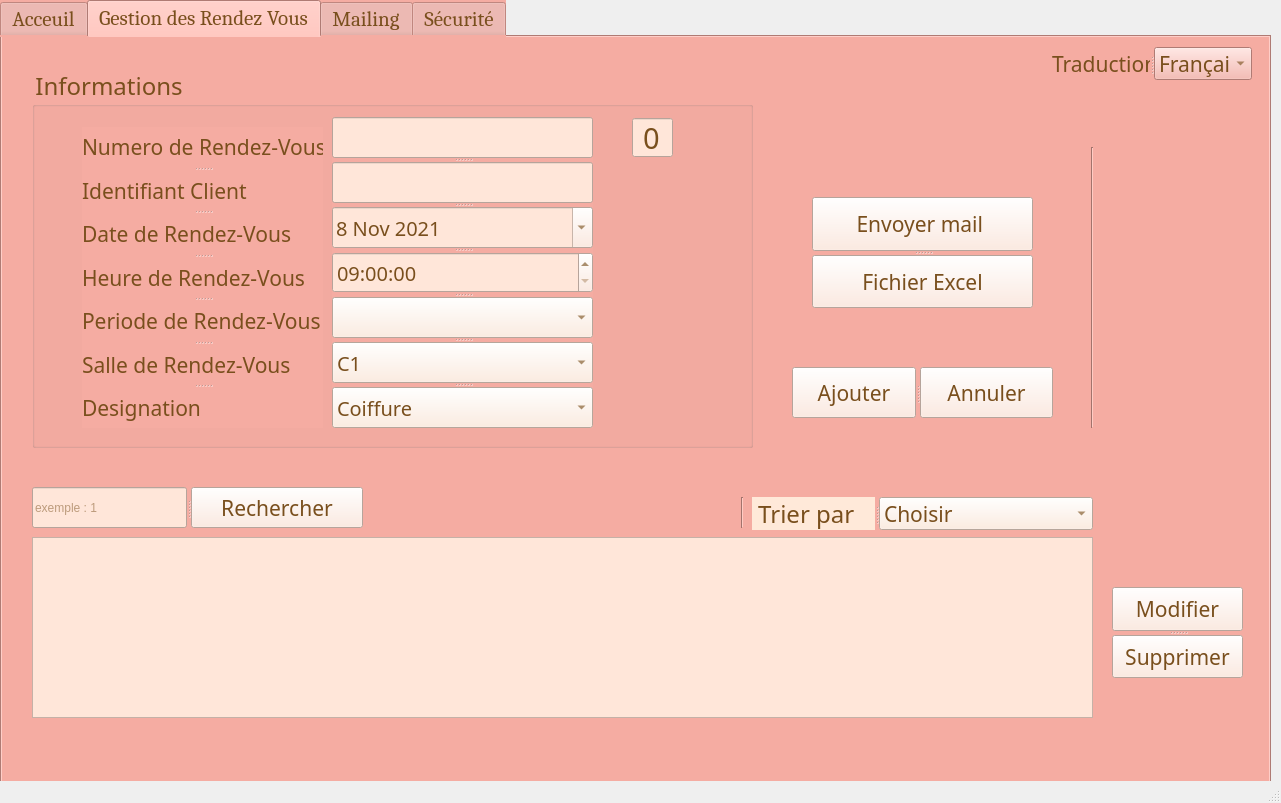
<?xml version="1.0" encoding="UTF-8"?>
<ui version="4.0">
 <class>MainWindow</class>
 <widget class="QMainWindow" name="MainWindow">
  <property name="geometry">
   <rect>
    <x>0</x>
    <y>0</y>
    <width>1281</width>
    <height>803</height>
   </rect>
  </property>
  <property name="windowTitle">
   <string>MainWindow</string>
  </property>
  <widget class="QWidget" name="centralwidget">
   <widget class="QTabWidget" name="tabWidget">
    <property name="geometry">
     <rect>
      <x>0</x>
      <y>0</y>
      <width>1271</width>
      <height>851</height>
     </rect>
    </property>
    <property name="font">
     <font>
      <family>Cambria</family>
      <pointsize>16</pointsize>
     </font>
    </property>
    <property name="styleSheet">
     <string notr="true">color: rgb(121, 79, 29);
background-color: rgb(245, 172, 162);</string>
    </property>
    <property name="currentIndex">
     <number>1</number>
    </property>
    <widget class="QWidget" name="Acceuil">
     <attribute name="title">
      <string>Acceuil</string>
     </attribute>
     <widget class="QLabel" name="Connexion">
      <property name="geometry">
       <rect>
        <x>800</x>
        <y>180</y>
        <width>231</width>
        <height>51</height>
       </rect>
      </property>
      <property name="font">
       <font>
        <family>Gabriola</family>
        <pointsize>26</pointsize>
       </font>
      </property>
      <property name="styleSheet">
       <string notr="true">color: rgb(121, 79, 29);</string>
      </property>
      <property name="text">
       <string>CONNEXION</string>
      </property>
     </widget>
     <widget class="QLabel" name="Identifiant">
      <property name="geometry">
       <rect>
        <x>610</x>
        <y>310</y>
        <width>161</width>
        <height>51</height>
       </rect>
      </property>
      <property name="font">
       <font>
        <family>Gabriola</family>
        <pointsize>20</pointsize>
       </font>
      </property>
      <property name="styleSheet">
       <string notr="true">color: rgb(121, 79, 29);</string>
      </property>
      <property name="text">
       <string>Identifiant</string>
      </property>
     </widget>
     <widget class="QLabel" name="Mdp">
      <property name="geometry">
       <rect>
        <x>610</x>
        <y>370</y>
        <width>161</width>
        <height>61</height>
       </rect>
      </property>
      <property name="font">
       <font>
        <family>Gabriola</family>
        <pointsize>20</pointsize>
       </font>
      </property>
      <property name="styleSheet">
       <string notr="true">
color: rgb(121, 79, 29);</string>
      </property>
      <property name="text">
       <string>Mot de passe</string>
      </property>
     </widget>
     <widget class="QLineEdit" name="MdpLine">
      <property name="geometry">
       <rect>
        <x>780</x>
        <y>380</y>
        <width>231</width>
        <height>31</height>
       </rect>
      </property>
      <property name="font">
       <font>
        <family>Cambria</family>
        <pointsize>6</pointsize>
       </font>
      </property>
      <property name="styleSheet">
       <string notr="true">background-color: rgb(255, 233, 217);</string>
      </property>
      <property name="echoMode">
       <enum>QLineEdit::Password</enum>
      </property>
     </widget>
     <widget class="QLabel" name="MdpO">
      <property name="geometry">
       <rect>
        <x>850</x>
        <y>420</y>
        <width>211</width>
        <height>41</height>
       </rect>
      </property>
      <property name="font">
       <font>
        <family>Gabriola</family>
        <pointsize>14</pointsize>
        <underline>true</underline>
       </font>
      </property>
      <property name="styleSheet">
       <string notr="true">color: rgb(0, 0, 255);</string>
      </property>
      <property name="text">
       <string>Mot de passe oublié ?</string>
      </property>
     </widget>
     <widget class="QLabel" name="Sinscrire">
      <property name="geometry">
       <rect>
        <x>920</x>
        <y>450</y>
        <width>111</width>
        <height>31</height>
       </rect>
      </property>
      <property name="font">
       <font>
        <family>Gabriola</family>
        <pointsize>14</pointsize>
        <underline>true</underline>
       </font>
      </property>
      <property name="styleSheet">
       <string notr="true">color: rgb(0, 0, 255);</string>
      </property>
      <property name="text">
       <string>S'inscrire ?</string>
      </property>
     </widget>
     <widget class="QPushButton" name="Connecter">
      <property name="geometry">
       <rect>
        <x>1060</x>
        <y>340</y>
        <width>151</width>
        <height>41</height>
       </rect>
      </property>
      <property name="font">
       <font>
        <family>Gabriola</family>
        <pointsize>16</pointsize>
       </font>
      </property>
      <property name="styleSheet">
       <string notr="true">background-color: rgb(255, 230, 217);
color: rgb(121, 79, 29);</string>
      </property>
      <property name="text">
       <string>Se connecter</string>
      </property>
      <property name="icon">
       <iconset>
        <normaloff>entrer.png</normaloff>entrer.png</iconset>
      </property>
     </widget>
     <widget class="Line" name="line">
      <property name="geometry">
       <rect>
        <x>520</x>
        <y>170</y>
        <width>20</width>
        <height>351</height>
       </rect>
      </property>
      <property name="orientation">
       <enum>Qt::Vertical</enum>
      </property>
     </widget>
     <widget class="QLineEdit" name="IdentifiantLine">
      <property name="geometry">
       <rect>
        <x>780</x>
        <y>320</y>
        <width>231</width>
        <height>31</height>
       </rect>
      </property>
      <property name="font">
       <font>
        <family>Cambria</family>
        <pointsize>10</pointsize>
       </font>
      </property>
      <property name="styleSheet">
       <string notr="true">background-color: rgb(255, 233, 217);</string>
      </property>
     </widget>
     <widget class="QLabel" name="logog">
      <property name="geometry">
       <rect>
        <x>-90</x>
        <y>140</y>
        <width>531</width>
        <height>401</height>
       </rect>
      </property>
      <property name="text">
       <string/>
      </property>
      <property name="textFormat">
       <enum>Qt::PlainText</enum>
      </property>
      <property name="pixmap">
       <pixmap>F:/logog.png</pixmap>
      </property>
     </widget>
    </widget>
    <widget class="QWidget" name="Gestion_des_Rendez_Vous">
     <attribute name="title">
      <string>Gestion des Rendez Vous</string>
     </attribute>
     <widget class="Line" name="line_2">
      <property name="geometry">
       <rect>
        <x>1080</x>
        <y>110</y>
        <width>20</width>
        <height>281</height>
       </rect>
      </property>
      <property name="orientation">
       <enum>Qt::Vertical</enum>
      </property>
     </widget>
     <widget class="Line" name="line_3">
      <property name="geometry">
       <rect>
        <x>730</x>
        <y>460</y>
        <width>20</width>
        <height>31</height>
       </rect>
      </property>
      <property name="orientation">
       <enum>Qt::Vertical</enum>
      </property>
     </widget>
     <widget class="QTableView" name="TableView">
      <property name="geometry">
       <rect>
        <x>30</x>
        <y>500</y>
        <width>1061</width>
        <height>181</height>
       </rect>
      </property>
      <property name="font">
       <font>
        <family>Cambria</family>
        <pointsize>10</pointsize>
       </font>
      </property>
      <property name="styleSheet">
       <string notr="true">background-color: rgb(255, 230, 217);
color: rgb(121, 79, 29);</string>
      </property>
      <property name="showGrid">
       <bool>true</bool>
      </property>
      <property name="gridStyle">
       <enum>Qt::SolidLine</enum>
      </property>
      <property name="sortingEnabled">
       <bool>false</bool>
      </property>
      <attribute name="horizontalHeaderVisible">
       <bool>false</bool>
      </attribute>
      <attribute name="horizontalHeaderCascadingSectionResizes">
       <bool>false</bool>
      </attribute>
      <attribute name="horizontalHeaderMinimumSectionSize">
       <number>140</number>
      </attribute>
      <attribute name="horizontalHeaderDefaultSectionSize">
       <number>140</number>
      </attribute>
      <attribute name="horizontalHeaderHighlightSections">
       <bool>true</bool>
      </attribute>
      <attribute name="horizontalHeaderShowSortIndicator" stdset="0">
       <bool>false</bool>
      </attribute>
      <attribute name="horizontalHeaderStretchLastSection">
       <bool>false</bool>
      </attribute>
      <attribute name="verticalHeaderVisible">
       <bool>false</bool>
      </attribute>
      <attribute name="verticalHeaderCascadingSectionResizes">
       <bool>false</bool>
      </attribute>
      <attribute name="verticalHeaderMinimumSectionSize">
       <number>30</number>
      </attribute>
      <attribute name="verticalHeaderHighlightSections">
       <bool>true</bool>
      </attribute>
      <attribute name="verticalHeaderShowSortIndicator" stdset="0">
       <bool>false</bool>
      </attribute>
      <attribute name="verticalHeaderStretchLastSection">
       <bool>false</bool>
      </attribute>
     </widget>
     <widget class="QGroupBox" name="groupBox">
      <property name="geometry">
       <rect>
        <x>30</x>
        <y>30</y>
        <width>721</width>
        <height>381</height>
       </rect>
      </property>
      <property name="font">
       <font>
        <family>Gabriola</family>
        <pointsize>18</pointsize>
       </font>
      </property>
      <property name="title">
       <string>Informations</string>
      </property>
      <property name="alignment">
       <set>Qt::AlignLeading|Qt::AlignLeft|Qt::AlignVCenter</set>
      </property>
      <widget class="QSplitter" name="splitter">
       <property name="geometry">
        <rect>
         <x>300</x>
         <y>50</y>
         <width>261</width>
         <height>311</height>
        </rect>
       </property>
       <property name="orientation">
        <enum>Qt::Vertical</enum>
       </property>
       <widget class="QLineEdit" name="NumLine">
        <property name="font">
         <font>
          <family>Gabriola</family>
          <pointsize>15</pointsize>
         </font>
        </property>
        <property name="styleSheet">
         <string notr="true">background-color: rgb(255, 230, 217);</string>
        </property>
       </widget>
       <widget class="QLineEdit" name="IdLine">
        <property name="font">
         <font>
          <family>Gabriola</family>
          <pointsize>15</pointsize>
         </font>
        </property>
        <property name="styleSheet">
         <string notr="true">background-color: rgb(255, 230, 217);</string>
        </property>
       </widget>
       <widget class="QDateEdit" name="dateEdit">
        <property name="font">
         <font>
          <family>Gabriola</family>
          <pointsize>15</pointsize>
         </font>
        </property>
        <property name="styleSheet">
         <string notr="true">background-color: rgb(255, 230, 217);color: rgb(121, 79, 29);</string>
        </property>
        <property name="dateTime">
         <datetime>
          <hour>0</hour>
          <minute>0</minute>
          <second>0</second>
          <year>2021</year>
          <month>11</month>
          <day>8</day>
         </datetime>
        </property>
        <property name="maximumDateTime">
         <datetime>
          <hour>23</hour>
          <minute>59</minute>
          <second>59</second>
          <year>2099</year>
          <month>12</month>
          <day>31</day>
         </datetime>
        </property>
        <property name="minimumDateTime">
         <datetime>
          <hour>0</hour>
          <minute>0</minute>
          <second>0</second>
          <year>2021</year>
          <month>11</month>
          <day>1</day>
         </datetime>
        </property>
        <property name="minimumDate">
         <date>
          <year>2021</year>
          <month>11</month>
          <day>1</day>
         </date>
        </property>
        <property name="calendarPopup">
         <bool>true</bool>
        </property>
       </widget>
       <widget class="QTimeEdit" name="timeEdit">
        <property name="font">
         <font>
          <family>Gabriola</family>
          <pointsize>15</pointsize>
         </font>
        </property>
        <property name="styleSheet">
         <string notr="true">background-color: rgb(255, 230, 217);color: rgb(121, 79, 29);</string>
        </property>
        <property name="dateTime">
         <datetime>
          <hour>9</hour>
          <minute>0</minute>
          <second>0</second>
          <year>2021</year>
          <month>11</month>
          <day>8</day>
         </datetime>
        </property>
        <property name="maximumDateTime">
         <datetime>
          <hour>23</hour>
          <minute>59</minute>
          <second>59</second>
          <year>2099</year>
          <month>12</month>
          <day>30</day>
         </datetime>
        </property>
        <property name="minimumTime">
         <time>
          <hour>9</hour>
          <minute>0</minute>
          <second>0</second>
         </time>
        </property>
        <property name="currentSection">
         <enum>QDateTimeEdit::HourSection</enum>
        </property>
        <property name="calendarPopup">
         <bool>true</bool>
        </property>
        <property name="time">
         <time>
          <hour>9</hour>
          <minute>0</minute>
          <second>0</second>
         </time>
        </property>
       </widget>
       <widget class="QComboBox" name="PeriodeComboBox">
        <property name="font">
         <font>
          <family>Gabriola</family>
          <pointsize>15</pointsize>
         </font>
        </property>
        <property name="styleSheet">
         <string notr="true">background-color: rgb(255, 233, 217);color: rgb(121, 79, 29);</string>
        </property>
        <property name="editable">
         <bool>false</bool>
        </property>
        <property name="currentText">
         <string/>
        </property>
        <property name="maxVisibleItems">
         <number>20</number>
        </property>
        <property name="insertPolicy">
         <enum>QComboBox::InsertAtBottom</enum>
        </property>
        <property name="sizeAdjustPolicy">
         <enum>QComboBox::AdjustToContentsOnFirstShow</enum>
        </property>
        <property name="duplicatesEnabled">
         <bool>false</bool>
        </property>
        <property name="frame">
         <bool>true</bool>
        </property>
        <property name="modelColumn">
         <number>0</number>
        </property>
       </widget>
       <widget class="QComboBox" name="SalleComboBox">
        <property name="font">
         <font>
          <family>Gabriola</family>
          <pointsize>15</pointsize>
         </font>
        </property>
        <property name="styleSheet">
         <string notr="true">background-color: rgb(255, 233, 217);color: rgb(121, 79, 29);</string>
        </property>
        <item>
         <property name="text">
          <string>C1</string>
         </property>
        </item>
        <item>
         <property name="text">
          <string>C2</string>
         </property>
        </item>
        <item>
         <property name="text">
          <string>C3</string>
         </property>
        </item>
        <item>
         <property name="text">
          <string>C4</string>
         </property>
        </item>
        <item>
         <property name="text">
          <string>M1</string>
         </property>
        </item>
        <item>
         <property name="text">
          <string>M2</string>
         </property>
        </item>
        <item>
         <property name="text">
          <string>M3</string>
         </property>
        </item>
        <item>
         <property name="text">
          <string>M4</string>
         </property>
        </item>
        <item>
         <property name="text">
          <string>S1</string>
         </property>
        </item>
        <item>
         <property name="text">
          <string>S2</string>
         </property>
        </item>
        <item>
         <property name="text">
          <string>MP1</string>
         </property>
        </item>
        <item>
         <property name="text">
          <string>MP2</string>
         </property>
        </item>
        <item>
         <property name="text">
          <string>EP1</string>
         </property>
        </item>
        <item>
         <property name="text">
          <string>EP2</string>
         </property>
        </item>
        <item>
         <property name="text">
          <string>Massage</string>
         </property>
        </item>
        <item>
         <property name="text">
          <string>Spa 1</string>
         </property>
        </item>
        <item>
         <property name="text">
          <string>Spa 2</string>
         </property>
        </item>
       </widget>
       <widget class="QComboBox" name="DesComboBox">
        <property name="font">
         <font>
          <family>Gabriola</family>
          <pointsize>15</pointsize>
         </font>
        </property>
        <property name="styleSheet">
         <string notr="true">background-color: rgb(255, 233, 217);
color: rgb(121, 79, 29);</string>
        </property>
        <item>
         <property name="text">
          <string>Coiffure</string>
         </property>
        </item>
        <item>
         <property name="text">
          <string>Maquillage</string>
         </property>
        </item>
        <item>
         <property name="text">
          <string>Soin</string>
         </property>
        </item>
        <item>
         <property name="text">
          <string>Manucure</string>
         </property>
        </item>
        <item>
         <property name="text">
          <string>Pedicure</string>
         </property>
        </item>
        <item>
         <property name="text">
          <string>Epilation</string>
         </property>
        </item>
        <item>
         <property name="text">
          <string>Massage</string>
         </property>
        </item>
        <item>
         <property name="text">
          <string>SPA</string>
         </property>
        </item>
       </widget>
      </widget>
      <widget class="QSplitter" name="splitter_2">
       <property name="geometry">
        <rect>
         <x>50</x>
         <y>60</y>
         <width>241</width>
         <height>301</height>
        </rect>
       </property>
       <property name="orientation">
        <enum>Qt::Vertical</enum>
       </property>
       <widget class="QLabel" name="Num">
        <property name="font">
         <font>
          <family>Gabriola</family>
          <pointsize>16</pointsize>
         </font>
        </property>
        <property name="styleSheet">
         <string notr="true">
color: rgb(121, 79, 29);</string>
        </property>
        <property name="text">
         <string>Numero de Rendez-Vous</string>
        </property>
       </widget>
       <widget class="QLabel" name="Id">
        <property name="font">
         <font>
          <family>Gabriola</family>
          <pointsize>16</pointsize>
         </font>
        </property>
        <property name="styleSheet">
         <string notr="true">
color: rgb(121, 79, 29);</string>
        </property>
        <property name="text">
         <string>Identifiant Client</string>
        </property>
       </widget>
       <widget class="QLabel" name="Date">
        <property name="font">
         <font>
          <family>Gabriola</family>
          <pointsize>16</pointsize>
         </font>
        </property>
        <property name="styleSheet">
         <string notr="true">
color: rgb(121, 79, 29);</string>
        </property>
        <property name="text">
         <string>Date de Rendez-Vous</string>
        </property>
       </widget>
       <widget class="QLabel" name="Heure">
        <property name="font">
         <font>
          <family>Gabriola</family>
          <pointsize>16</pointsize>
         </font>
        </property>
        <property name="styleSheet">
         <string notr="true">
color: rgb(121, 79, 29);</string>
        </property>
        <property name="text">
         <string>Heure de Rendez-Vous</string>
        </property>
       </widget>
       <widget class="QLabel" name="Periode">
        <property name="font">
         <font>
          <family>Gabriola</family>
          <pointsize>16</pointsize>
         </font>
        </property>
        <property name="styleSheet">
         <string notr="true">
color: rgb(121, 79, 29);</string>
        </property>
        <property name="text">
         <string>Periode de Rendez-Vous</string>
        </property>
       </widget>
       <widget class="QLabel" name="Salle">
        <property name="font">
         <font>
          <family>Gabriola</family>
          <pointsize>16</pointsize>
         </font>
        </property>
        <property name="styleSheet">
         <string notr="true">
color: rgb(121, 79, 29);</string>
        </property>
        <property name="text">
         <string>Salle de Rendez-Vous</string>
        </property>
       </widget>
       <widget class="QLabel" name="Des">
        <property name="font">
         <font>
          <family>Gabriola</family>
          <pointsize>16</pointsize>
         </font>
        </property>
        <property name="styleSheet">
         <string notr="true">
color: rgb(121, 79, 29);</string>
        </property>
        <property name="text">
         <string>Designation</string>
        </property>
       </widget>
      </widget>
      <widget class="QSpinBox" name="spinBox">
       <property name="geometry">
        <rect>
         <x>600</x>
         <y>50</y>
         <width>41</width>
         <height>41</height>
        </rect>
       </property>
       <property name="font">
        <font>
         <family>Gabriola</family>
         <pointsize>22</pointsize>
        </font>
       </property>
       <property name="styleSheet">
        <string notr="true">background-color: rgb(255, 230, 217);</string>
       </property>
       <property name="wrapping">
        <bool>false</bool>
       </property>
       <property name="frame">
        <bool>true</bool>
       </property>
       <property name="alignment">
        <set>Qt::AlignCenter</set>
       </property>
       <property name="readOnly">
        <bool>true</bool>
       </property>
       <property name="buttonSymbols">
        <enum>QAbstractSpinBox::NoButtons</enum>
       </property>
       <property name="keyboardTracking">
        <bool>false</bool>
       </property>
       <property name="maximum">
        <number>10000</number>
       </property>
      </widget>
     </widget>
     <widget class="QLabel" name="logop">
      <property name="geometry">
       <rect>
        <x>1120</x>
        <y>180</y>
        <width>121</width>
        <height>151</height>
       </rect>
      </property>
      <property name="text">
       <string/>
      </property>
      <property name="pixmap">
       <pixmap>F:/logop.png</pixmap>
      </property>
     </widget>
     <widget class="QSplitter" name="splitter_3">
      <property name="geometry">
       <rect>
        <x>810</x>
        <y>160</y>
        <width>221</width>
        <height>111</height>
       </rect>
      </property>
      <property name="orientation">
       <enum>Qt::Vertical</enum>
      </property>
      <widget class="QPushButton" name="Mail">
       <property name="font">
        <font>
         <family>Gabriola</family>
         <pointsize>16</pointsize>
        </font>
       </property>
       <property name="styleSheet">
        <string notr="true">background-color: rgb(255, 230, 217);
color: rgb(121, 79, 29);</string>
       </property>
       <property name="text">
        <string>Envoyer mail </string>
       </property>
       <property name="icon">
        <iconset>
         <normaloff>email.png</normaloff>email.png</iconset>
       </property>
      </widget>
      <widget class="QPushButton" name="Excel">
       <property name="font">
        <font>
         <family>Gabriola</family>
         <pointsize>16</pointsize>
        </font>
       </property>
       <property name="styleSheet">
        <string notr="true">background-color: rgb(255, 230, 217);
color: rgb(121, 79, 29);</string>
       </property>
       <property name="text">
        <string>Fichier Excel</string>
       </property>
       <property name="icon">
        <iconset>
         <normaloff>excel.png</normaloff>excel.png</iconset>
       </property>
      </widget>
     </widget>
     <widget class="QSplitter" name="splitter_4">
      <property name="geometry">
       <rect>
        <x>790</x>
        <y>330</y>
        <width>261</width>
        <height>51</height>
       </rect>
      </property>
      <property name="orientation">
       <enum>Qt::Horizontal</enum>
      </property>
      <widget class="QPushButton" name="Ajouter">
       <property name="font">
        <font>
         <family>Gabriola</family>
         <pointsize>16</pointsize>
        </font>
       </property>
       <property name="styleSheet">
        <string notr="true">background-color: rgb(255, 230, 217);
color: rgb(121, 79, 29);</string>
       </property>
       <property name="text">
        <string>Ajouter</string>
       </property>
       <property name="icon">
        <iconset>
         <normaloff>ajout.png</normaloff>ajout.png</iconset>
       </property>
      </widget>
      <widget class="QPushButton" name="Quitter">
       <property name="font">
        <font>
         <family>Gabriola</family>
         <pointsize>16</pointsize>
        </font>
       </property>
       <property name="styleSheet">
        <string notr="true">
color: rgb(121, 79, 29); background-color: rgb(255, 230, 217);</string>
       </property>
       <property name="text">
        <string>Annuler</string>
       </property>
       <property name="icon">
        <iconset>
         <normaloff>annuler.png</normaloff>annuler.png</iconset>
       </property>
      </widget>
     </widget>
     <widget class="QSplitter" name="splitter_6">
      <property name="geometry">
       <rect>
        <x>750</x>
        <y>460</y>
        <width>341</width>
        <height>33</height>
       </rect>
      </property>
      <property name="orientation">
       <enum>Qt::Horizontal</enum>
      </property>
      <widget class="QLabel" name="Trier">
       <property name="font">
        <font>
         <family>Gabriola</family>
         <pointsize>18</pointsize>
        </font>
       </property>
       <property name="styleSheet">
        <string notr="true">background-color: rgb(255, 233, 217);color: rgb(121, 79, 29);
</string>
       </property>
       <property name="text">
        <string> Trier par</string>
       </property>
      </widget>
      <widget class="QComboBox" name="TrierComboBox">
       <property name="font">
        <font>
         <family>Gabriola</family>
         <pointsize>16</pointsize>
        </font>
       </property>
       <property name="styleSheet">
        <string notr="true">background-color: rgb(255, 233, 217);color: rgb(121, 79, 29);</string>
       </property>
       <item>
        <property name="text">
         <string>Choisir</string>
        </property>
       </item>
       <item>
        <property name="text">
         <string>Numero de rdv</string>
        </property>
       </item>
       <item>
        <property name="text">
         <string>Date de rdv</string>
        </property>
       </item>
      </widget>
     </widget>
     <widget class="QSplitter" name="splitter_7">
      <property name="geometry">
       <rect>
        <x>1110</x>
        <y>550</y>
        <width>131</width>
        <height>91</height>
       </rect>
      </property>
      <property name="orientation">
       <enum>Qt::Vertical</enum>
      </property>
      <widget class="QPushButton" name="Modifier">
       <property name="font">
        <font>
         <family>Gabriola</family>
         <pointsize>16</pointsize>
        </font>
       </property>
       <property name="styleSheet">
        <string notr="true">background-color: rgb(255, 230, 217);
color: rgb(121, 79, 29);</string>
       </property>
       <property name="text">
        <string>Modifier</string>
       </property>
       <property name="icon">
        <iconset>
         <normaloff>modifier.png</normaloff>modifier.png</iconset>
       </property>
      </widget>
      <widget class="QPushButton" name="Supprimer">
       <property name="font">
        <font>
         <family>Gabriola</family>
         <pointsize>16</pointsize>
        </font>
       </property>
       <property name="styleSheet">
        <string notr="true">background-color: rgb(255, 230, 217);
color: rgb(121, 79, 29);</string>
       </property>
       <property name="text">
        <string>Supprimer</string>
       </property>
       <property name="icon">
        <iconset>
         <normaloff>supprimer.png</normaloff>supprimer.png</iconset>
       </property>
      </widget>
     </widget>
     <widget class="QSplitter" name="splitter_8">
      <property name="geometry">
       <rect>
        <x>1050</x>
        <y>10</y>
        <width>201</width>
        <height>33</height>
       </rect>
      </property>
      <property name="orientation">
       <enum>Qt::Horizontal</enum>
      </property>
      <widget class="QLabel" name="Traduction">
       <property name="font">
        <font>
         <family>Gabriola</family>
         <pointsize>16</pointsize>
        </font>
       </property>
       <property name="styleSheet">
        <string notr="true">
color: rgb(121, 79, 29);</string>
       </property>
       <property name="text">
        <string>Traduction</string>
       </property>
      </widget>
      <widget class="QComboBox" name="TraductionComboBox">
       <property name="font">
        <font>
         <family>Gabriola</family>
         <pointsize>16</pointsize>
        </font>
       </property>
       <property name="styleSheet">
        <string notr="true">
color: rgb(121, 79, 29); background-color: rgb(245, 172, 162);</string>
       </property>
       <item>
        <property name="text">
         <string>Français</string>
        </property>
       </item>
       <item>
        <property name="text">
         <string>Anglais</string>
        </property>
       </item>
       <item>
        <property name="text">
         <string>Turc</string>
        </property>
       </item>
      </widget>
     </widget>
     <widget class="QSplitter" name="splitter_5">
      <property name="geometry">
       <rect>
        <x>30</x>
        <y>450</y>
        <width>331</width>
        <height>41</height>
       </rect>
      </property>
      <property name="orientation">
       <enum>Qt::Horizontal</enum>
      </property>
      <widget class="QLineEdit" name="RechercherLine">
       <property name="styleSheet">
        <string notr="true">background-color: rgb(255, 230, 217);</string>
       </property>
       <property name="placeholderText">
        <string>exemple : 1</string>
       </property>
      </widget>
      <widget class="QPushButton" name="Rechercher">
       <property name="font">
        <font>
         <family>Gabriola</family>
         <pointsize>16</pointsize>
        </font>
       </property>
       <property name="styleSheet">
        <string notr="true">background-color: rgb(255, 230, 217);
color: rgb(121, 79, 29);</string>
       </property>
       <property name="text">
        <string>Rechercher</string>
       </property>
       <property name="icon">
        <iconset>
         <normaloff>recherche.png</normaloff>recherche.png</iconset>
       </property>
      </widget>
     </widget>
    </widget>
    <widget class="QWidget" name="Mailing">
     <attribute name="title">
      <string>Mailing</string>
     </attribute>
     <widget class="QWidget" name="layoutWidget_2">
      <property name="geometry">
       <rect>
        <x>30</x>
        <y>40</y>
        <width>1171</width>
        <height>591</height>
       </rect>
      </property>
      <layout class="QGridLayout" name="gridLayout_2">
       <item row="2" column="2">
        <widget class="QPushButton" name="browseBtn">
         <property name="font">
          <font>
           <family>Gabriola</family>
           <pointsize>12</pointsize>
          </font>
         </property>
         <property name="styleSheet">
          <string notr="true">background-color: rgb(255, 230, 217);</string>
         </property>
         <property name="text">
          <string>Browse ...</string>
         </property>
        </widget>
       </item>
       <item row="2" column="0" colspan="2">
        <widget class="QLineEdit" name="file">
         <property name="font">
          <font>
           <family>Gabriola</family>
           <pointsize>12</pointsize>
          </font>
         </property>
         <property name="styleSheet">
          <string notr="true">background-color: rgb(255, 230, 217);</string>
         </property>
         <property name="placeholderText">
          <string>attachement here</string>
         </property>
        </widget>
       </item>
       <item row="0" column="0">
        <widget class="QLineEdit" name="rcpt">
         <property name="font">
          <font>
           <family>Gabriola</family>
           <pointsize>12</pointsize>
          </font>
         </property>
         <property name="styleSheet">
          <string notr="true">background-color: rgb(255, 230, 217);</string>
         </property>
         <property name="placeholderText">
          <string>recipient</string>
         </property>
        </widget>
       </item>
       <item row="4" column="0" colspan="3">
        <widget class="QPushButton" name="sendBtn">
         <property name="font">
          <font>
           <family>Gabriola</family>
           <pointsize>12</pointsize>
          </font>
         </property>
         <property name="styleSheet">
          <string notr="true">background-color: rgb(255, 230, 217);</string>
         </property>
         <property name="text">
          <string>Send</string>
         </property>
        </widget>
       </item>
       <item row="1" column="0" colspan="3">
        <widget class="QLineEdit" name="subject">
         <property name="font">
          <font>
           <family>Gabriola</family>
           <pointsize>12</pointsize>
          </font>
         </property>
         <property name="styleSheet">
          <string notr="true">background-color: rgb(255, 230, 217);</string>
         </property>
         <property name="placeholderText">
          <string>subject</string>
         </property>
        </widget>
       </item>
       <item row="0" column="1" colspan="2">
        <widget class="QLineEdit" name="mail_pass">
         <property name="font">
          <font>
           <family>Gabriola</family>
           <pointsize>12</pointsize>
          </font>
         </property>
         <property name="styleSheet">
          <string notr="true">background-color: rgb(255, 230, 217);</string>
         </property>
         <property name="echoMode">
          <enum>QLineEdit::Password</enum>
         </property>
         <property name="placeholderText">
          <string>your mail password</string>
         </property>
        </widget>
       </item>
       <item row="3" column="0" colspan="3">
        <widget class="QTextEdit" name="msg">
         <property name="font">
          <font>
           <family>Gabriola</family>
           <pointsize>12</pointsize>
          </font>
         </property>
         <property name="styleSheet">
          <string notr="true">background-color: rgb(255, 230, 217);</string>
         </property>
         <property name="placeholderText">
          <string>type your message here ...</string>
         </property>
        </widget>
       </item>
      </layout>
     </widget>
    </widget>
    <widget class="QWidget" name="tab">
     <attribute name="title">
      <string>Sécurité</string>
     </attribute>
     <widget class="QGroupBox" name="groupBox_2">
      <property name="geometry">
       <rect>
        <x>80</x>
        <y>70</y>
        <width>321</width>
        <height>171</height>
       </rect>
      </property>
      <property name="font">
       <font>
        <family>Gabriola</family>
        <pointsize>18</pointsize>
       </font>
      </property>
      <property name="title">
       <string>Alarme</string>
      </property>
      <property name="alignment">
       <set>Qt::AlignCenter</set>
      </property>
      <widget class="QWidget" name="verticalLayoutWidget">
       <property name="geometry">
        <rect>
         <x>30</x>
         <y>60</y>
         <width>261</width>
         <height>71</height>
        </rect>
       </property>
       <layout class="QHBoxLayout" name="horizontalLayout">
        <item>
         <widget class="QPushButton" name="pushButton_aa">
          <property name="font">
           <font>
            <family>Gabriola</family>
            <pointsize>16</pointsize>
           </font>
          </property>
          <property name="styleSheet">
           <string notr="true">background-color: rgb(255, 230, 217);</string>
          </property>
          <property name="text">
           <string>activer</string>
          </property>
         </widget>
        </item>
        <item>
         <widget class="QPushButton" name="pushButton_da">
          <property name="font">
           <font>
            <family>Gabriola</family>
            <pointsize>16</pointsize>
           </font>
          </property>
          <property name="styleSheet">
           <string notr="true">background-color: rgb(255, 230, 217);</string>
          </property>
          <property name="text">
           <string> désactiver</string>
          </property>
         </widget>
        </item>
       </layout>
      </widget>
     </widget>
    </widget>
   </widget>
  </widget>
  <widget class="QMenuBar" name="menubar">
   <property name="geometry">
    <rect>
     <x>0</x>
     <y>0</y>
     <width>1281</width>
     <height>26</height>
    </rect>
   </property>
  </widget>
  <widget class="QStatusBar" name="statusbar"/>
 </widget>
 <resources/>
 <connections/>
</ui>
